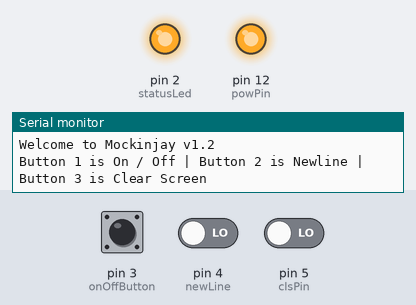
Recording of a sketch running on a simulated Arduino Uno, built with avr-gcc and run on an emulated ATmega328P. On the bench: output pins drawn as LEDs (lit = HIGH), the last lines printed to the serial monitor. Dashed ring = blinking. The test bench sets the inputs (shaded band); at power-on: pin 3 (onOffButton) LOW, pin 4 (newLine) LOW, pin 5 (clsPin) LOW. At 13.4 s the program stops and its outputs stay as they are.

Above: at 1.2 s.
1.3 s: pin 3 (onOffButton) pulled HIGH for 1 s
At 1.99 s:
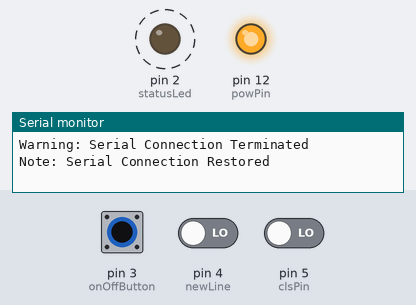
3.8 s: pin 4 (newLine) driven HIGH
At 4.02 s:
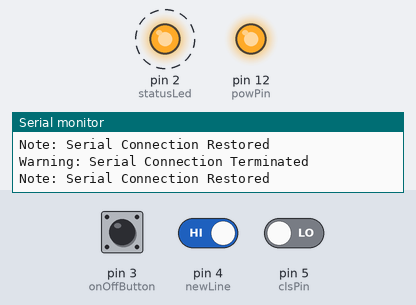
12.8 s: pin 3 (onOffButton) pulled HIGH for 0.15 s
At 14.0 s:
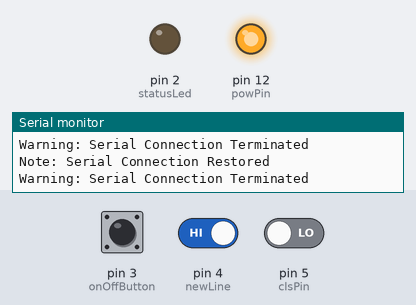
Timing chart, 0 to 14.9 s (numbered marks = the images above; inputs shaded):
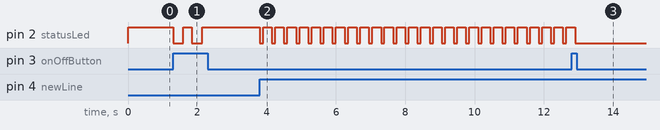

The sketch:

Mockingjay.ino
```cpp
char serialIn = 0;
int clsProg = 0;
boolean onOff = true;
int statusLed = 2;
int onOffButton = 3;
int newLine = 4;
int clsPin = 5;
int powPin = 12;

void setup() {
  // put your setup code here, to run once:
  pinMode(powPin, OUTPUT);
  digitalWrite(powPin, HIGH);
  pinMode(statusLed, OUTPUT);
  digitalWrite(statusLed, HIGH);
  Serial.begin(9600);
  Serial.println("Starting Connection...");
  Serial.println("Welcome to Mockinjay v1.2");
  Serial.println("Button 1 is On / Off | Button 2 is Newline | Button 3 is Clear Screen");
}

void loop() {
  // put your main code here, to run repeatedly:
  serialIn = Serial.read();
  if (serialIn == -1){
    Serial.print("");
  } else {
    Serial.print(serialIn);
  }

  if (digitalRead(newLine) == HIGH) {
    Serial.println("");
    digitalWrite(statusLed, LOW);
    delay(100);
    digitalWrite(statusLed, HIGH);
    delay(250);
  }

  if (digitalRead(clsPin) == HIGH) {
    cls();
    digitalWrite(statusLed, LOW);
    delay(100);
    digitalWrite(statusLed, HIGH);
    delay(100);
    digitalWrite(statusLed, LOW);
    delay(100);
    digitalWrite(statusLed, HIGH);
    delay(250);
  }

    if ((digitalRead(onOffButton)) == HIGH){
      onOff = false;
    }

    if (onOff == false){
      digitalWrite(statusLed, LOW);
      end();
    }
}

void end(){
  delay(250);
  Serial.println("");
  Serial.println("");
  Serial.println("Warning: Serial Connection Terminated");
  Serial.end();
  if (digitalRead(onOffButton) == HIGH){
      onOff = true;
  }

  if (onOff == true){
    begin();
  } else {
    end();
  }
}

void begin(){
  digitalWrite(statusLed, HIGH);
  Serial.begin(9600);
  Serial.println("");
  Serial.println("");
  Serial.println("Note: Serial Connection Restored");
  delay(250);
}

void cls(){
  clsProg = 0;
  while (clsProg <= 50 ){
    clsProg++;
    Serial.println("");
  }
}
```

Measured:
- after the input at 1.3 s, pin 2 (statusLed): alternates HIGH for 0.25 s and LOW for 0.29 s, 4 changes in all, then stays HIGH, starting at once
- after the input at 3.8 s, pin 2 (statusLed): alternates HIGH for 0.25 s and LOW for 0.10 s, starting at once
- after the input at 12.8 s, pin 2 (statusLed): goes on until 12.9 s, then stays LOW
